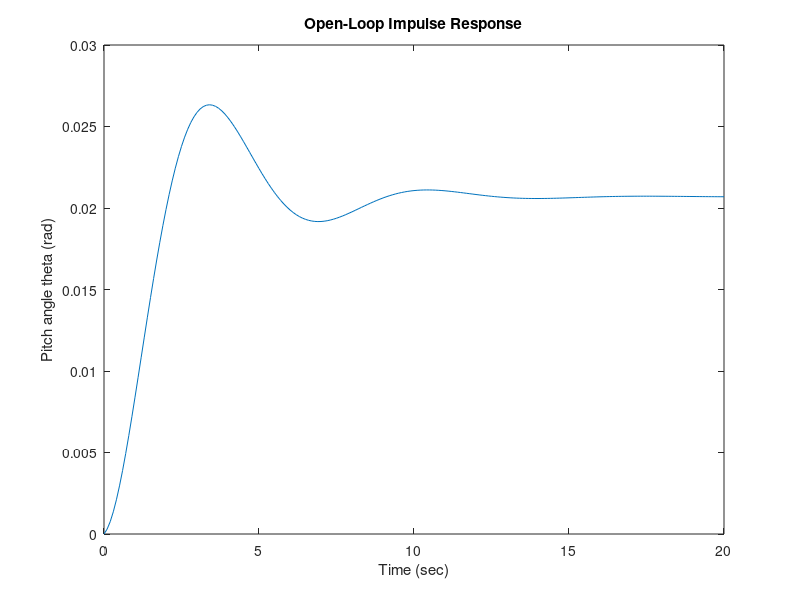
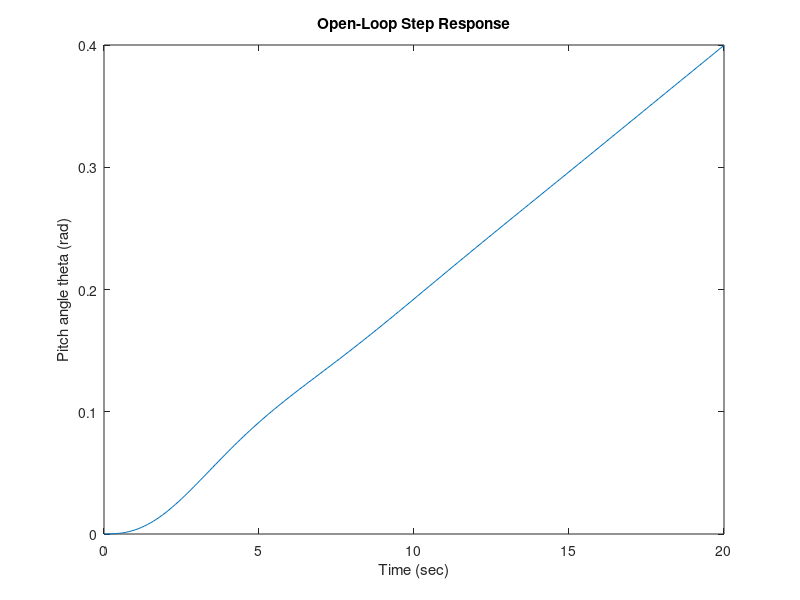

The MATLAB source for these figures, in order: (Note: this script raises an error after producing the figures.)
%% Main file LQG
% Artyom Voronin
% Brno, 2021
clc
clear all
close all

%% Aircraft longitudinal dynamic 
A = [-0.3149 235.8928 0;
     -0.0034 -0.4282 0;
      0      1       0];
B = [-5.5079;
      0.0021;
      0     ];
C = [0 0 1];
D = 0;

states = {'w' 'q' 'theta'};
inputs = {'delta_e'};
outputs = {'theta'};

sys_ss = ss(A,B,C,D,'statename',states,'inputname',inputs,'outputname',outputs);

%% Open loop dynamic 
% System dynamic

pols = eig(A);
control = rank(ctrb(A, B));
observ= rank(obsv(A, C));
fprintf("Pols: %d\n", pols)
fprintf("Controlability %d\n",  control)
fprintf("Observability %d\n",  observ)

%% Open-Loop Impulse response
%  respone simulation

t = 0:0.1:20;

[y,t] = impulse(sys_ss, t);
plot(t,y)
title('Open-Loop Impulse Response')
xlabel('Time (sec)')
ylabel('Pitch angle theta (rad)')

%% Open-Loop Step response
figure
[y,t] = step(sys_ss,t);

plot(t,y)
title('Open-Loop Step Response')
xlabel('Time (sec)')
ylabel('Pitch angle theta (rad)')



%% Close-loop impulse Response different Q and R matrix
figure
for i=1:50:501  
    Q_ = diag([0, 0, i]);
    R_ = .1;
    K = lqr(A,B,Q_,R_);
    N = rscale(A,B,C,D,K);
    sys_cl = ss(A-B*K,B*N,C,D,'statename',states,'inputname',inputs,'outputname',outputs);
    [y,t] = impulse(sys_cl,t);
    plot(t,y)
    title('Close-Loop Impulse Response for different Q matrices')
    xlabel('Time (sec)')
    ylabel('Pitch angle theta (rad)')
    hold on
end
%% LQR implementation
% Close loop

% LQR K gain implementation
Q = diag([0, 0, 500]);
R = .1;
K = lqr(A,B,Q,R);
N = rscale(A,B,C,D,K);

Ac = (A-B*K);
Bc = B*N;
Cc = C;
Dc = D;

sys_cl = ss(Ac,Bc,Cc,Dc,'statename',states,'inputname',inputs,'outputname',outputs);
%% Close-loop impulse Response
figure
[y,t] = impulse(sys_cl,t);
plot(t,y)
title('Close-Loop Impuls Response')
xlabel('Time (sec)')
ylabel('Pitch angle theta (rad)')
%% Close-Loop Step Response
figure
[y,t] = step(sys_cl,t);
plot(t,y)
title('Close-Loop Step Response')
xlabel('Time (sec)')
ylabel('Pitch angle theta (rad)')


%% System with noise

Vd = .01*eye(3); 
Vn = 1;
Bf = [B Vd 0*B];
sys_noise = ss(A,Bf,C,[0 0 0 0 Vn]);
sys_full_output = ss(A,Bf,eye(3),zeros(3,size(Bf,2)));

%% Kalman filter
Sw = 1;
Sv = .1;

Kf = (lqr(A',C',Vd,Vn))';
% [kalmf, Kf, P] = kalman(sys_ss, Sw, Sv); %another solution
Akf = A-Kf*C;
Bkf = [B Kf];
Ckf = eye(3);
Dkf = 0*[B Kf];
sys_kf = ss(Akf, Bkf, Ckf, Dkf);


dt = 0.01;
t = 0:dt:50;

%
% Prepaire input with noise
%

u_dist = randn(3,size(t,2));
u_noise = randn(size(t));
u = 0*t;
u(100:200) = 100;
u(1500:1600) = -100;
u_aug = [u; 0.1*eye(3)*u_dist; 1*u_noise];

%
% Simulate and plot
%

figure
[y,t] = lsim(sys_noise,u_aug,t);
plot(t,y);
[x_true,t] = lsim(sys_full_output,u_aug,t);
hold on
plot(t, x_true(:,3), 'k', 'LineWidth' ,2.0)
[x,t] = lsim(sys_kf, [u; y'],t);
plot(t,x(:,3),'r--', 'LineWidth', 2.0)
title('LQG with noise')
xlabel('Time (sec)')
ylabel('Pitch angle theta (rad)')
legend('y','real theta', 'estimated theta')
hold off

figure
plot(t,x_true(:,2),'-', t, x(:,2), '--', 'LineWidth', 2)
title('Real and estimated pitch rate q')
xlabel('Time (sec)')
ylabel('Pitch rate q (rad/s)')
legend('real q', 'estimated q')
